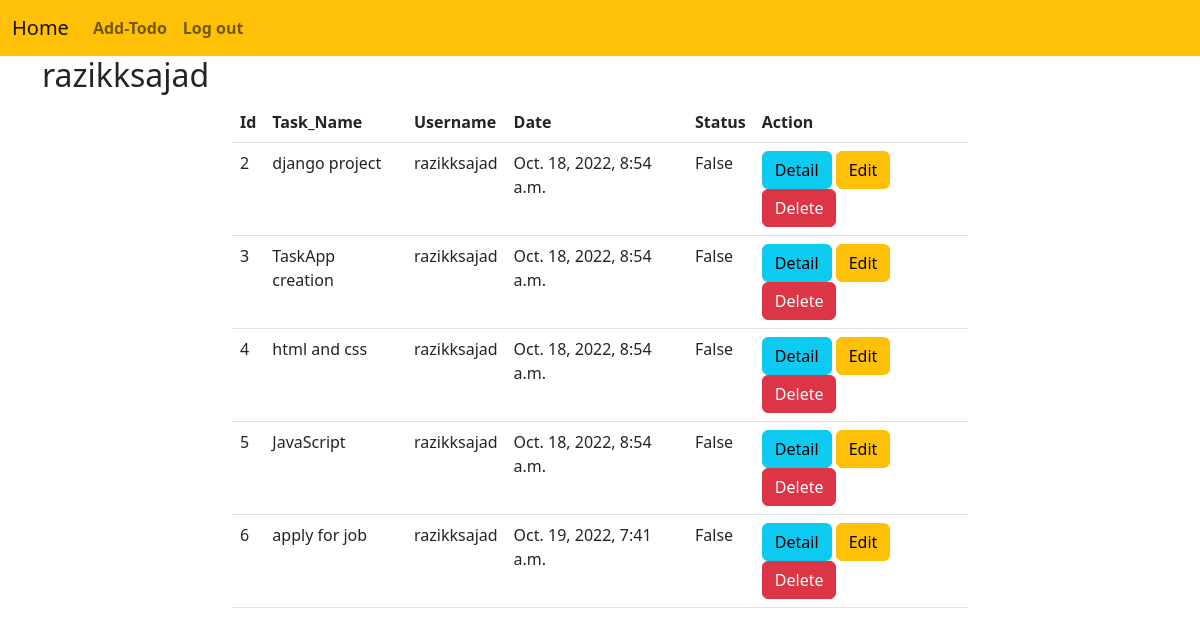
The app's page /todos/all (signed in) with its own data.
### Task/models.py (models this page shows, shortened)
class Task(models.Model):
    task_name = models.CharField(max_length=200)
    user = models.ForeignKey(User,on_delete=models.CASCADE)
    created_date = models.DateTimeField(auto_now_add=True)
    status = models.BooleanField(default=False)

### Task/views.py (the view)
# urls.py: path("todos/all",Task_List_View.as_view(),name="todo-all"),
class Task_List_View(View):
    def get(self,request,*args,**kwargs):
        if request.user.is_authenticated:
            qs = Task.objects.filter(user=request.user)
            return render(request,"task-list.html",{"todos":qs})
        else:
            return redirect("signin")

### Task/templates/task-list.html
{%extends 'base.html'%}
{%block body_block%}
<div class="container">
    <h2>{{request.user}}</h2>
    <div class="row">
        <div class="col-2"></div>
        <div class="col-8">
            <table class="table">
                <tr>
                    <th>Id</th>
                    <th>Task_Name</th>
                    <th>Username</th>
                    <th>Date</th>
                    <th>Status</th>
                    <th>Action</th>
                </tr>
                {%for task in todos%}
                <tr>
                    <td>{{task.id}}</td>
                    <td>{{task.task_name}}</td>
                    <td>{{task.user}}</td>
                    <td>{{task.created_date}}</td>
                    <td>{{task.status}}</td>
                    <td>
                        <a href="{%url 'todo-detail' task.id%}" class="btn btn-info">Detail</a>
                        <a href="" class="btn btn-warning">Edit</a>
                        <a href="{%url 'todo-delete' task.id%}" class="btn btn-danger">Delete</a>
                    </td>
                </tr>
                {%endfor%}
            </table>
        </div>
        <div class="col-2"></div>
    </div>
</div>
{%endblock%}

### records on screen
Task: id "2", task_name "django project", user "razikksajad", created_date "Oct. 18, 2022, 8:54 a.m.", status "False"
Task: id "3", task_name "TaskApp creation", user "razikksajad", created_date "Oct. 18, 2022, 8:54 a.m.", status "False"
Task: id "4", task_name "html and css", user "razikksajad", created_date "Oct. 18, 2022, 8:54 a.m.", status "False"
Task: id "5", task_name "JavaScript", user "razikksajad", created_date "Oct. 18, 2022, 8:54 a.m.", status "False"
Task: id "6", task_name "apply for job", user "razikksajad", created_date "Oct. 19, 2022, 7:41 a.m.", status "False"

### other values on screen
{{ request.user }} "razikksajad"
